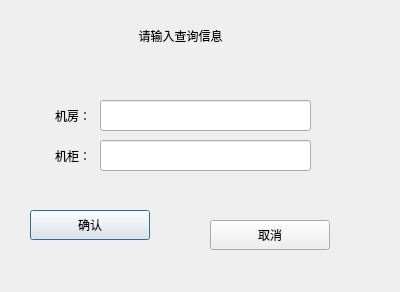
<?xml version="1.0" encoding="UTF-8"?>
<ui version="4.0">
 <class>Setup_CabQueryDlg</class>
 <widget class="QDialog" name="Setup_CabQueryDlg">
  <property name="geometry">
   <rect>
    <x>0</x>
    <y>0</y>
    <width>400</width>
    <height>292</height>
   </rect>
  </property>
  <property name="windowTitle">
   <string>Dialog</string>
  </property>
  <widget class="QLineEdit" name="roomEdit">
   <property name="geometry">
    <rect>
     <x>100</x>
     <y>100</y>
     <width>211</width>
     <height>31</height>
    </rect>
   </property>
  </widget>
  <widget class="QLabel" name="label">
   <property name="geometry">
    <rect>
     <x>110</x>
     <y>20</y>
     <width>141</width>
     <height>31</height>
    </rect>
   </property>
   <property name="text">
    <string>请输入查询信息</string>
   </property>
   <property name="alignment">
    <set>Qt::AlignCenter</set>
   </property>
  </widget>
  <widget class="QPushButton" name="okBtn">
   <property name="geometry">
    <rect>
     <x>30</x>
     <y>210</y>
     <width>120</width>
     <height>30</height>
    </rect>
   </property>
   <property name="text">
    <string>确认</string>
   </property>
  </widget>
  <widget class="QLineEdit" name="cabEdit">
   <property name="geometry">
    <rect>
     <x>100</x>
     <y>140</y>
     <width>211</width>
     <height>31</height>
    </rect>
   </property>
  </widget>
  <widget class="QLabel" name="cabLab">
   <property name="geometry">
    <rect>
     <x>0</x>
     <y>140</y>
     <width>91</width>
     <height>31</height>
    </rect>
   </property>
   <property name="text">
    <string>机柜：</string>
   </property>
   <property name="alignment">
    <set>Qt::AlignRight|Qt::AlignTrailing|Qt::AlignVCenter</set>
   </property>
  </widget>
  <widget class="QLabel" name="label_2">
   <property name="geometry">
    <rect>
     <x>0</x>
     <y>100</y>
     <width>91</width>
     <height>31</height>
    </rect>
   </property>
   <property name="text">
    <string>机房：</string>
   </property>
   <property name="alignment">
    <set>Qt::AlignRight|Qt::AlignTrailing|Qt::AlignVCenter</set>
   </property>
  </widget>
  <widget class="QPushButton" name="quitBtn">
   <property name="geometry">
    <rect>
     <x>210</x>
     <y>220</y>
     <width>120</width>
     <height>30</height>
    </rect>
   </property>
   <property name="text">
    <string>取消</string>
   </property>
  </widget>
 </widget>
 <resources/>
 <connections/>
</ui>
